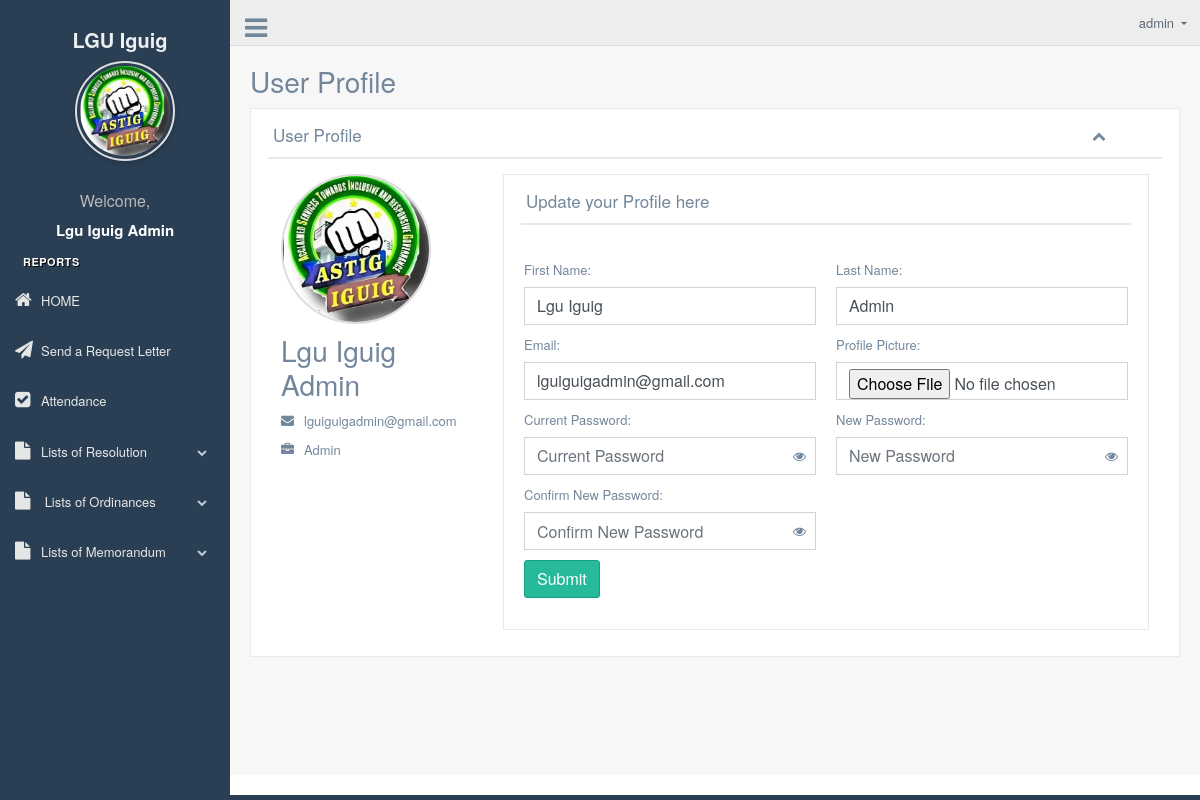
Screenshot of /employee/employee_profile.php (signed in) with the database file from the repository.
### tables this page shows
CREATE TABLE `users` (
  `user_id` int(11) NOT NULL,
  `username` varchar(50) NOT NULL,
  `password` varchar(255) NOT NULL,
  `email` varchar(100) NOT NULL,
  `profile_picture` varchar(255) DEFAULT '../profile/default.jpg',
  `first_name` varchar(50) NOT NULL,
  `last_name` varchar(50) NOT NULL,
  `role_id` int(11) NOT NULL,
  `position_id` int(11) DEFAULT NULL,
  `status` enum('active','inactive','suspended') DEFAULT 'inactive',
  `created_at` timestamp NOT NULL DEFAULT current_timestamp(),
  `updated_at` timestamp NOT NULL DEFAULT current_timestamp() ON UPDATE current_timestamp(),
  `is_deleted` tinyint(1) DEFAULT 0
);

CREATE TABLE `roles` (
  `role_id` int(11) NOT NULL,
  `role_name` varchar(50) NOT NULL,
  `description` text DEFAULT NULL
);

### employee/employee_profile.php (the view, shortened to what this page needs)
<?php
include('../config/config.php');
$user_id = $_SESSION['user_id'];
try {
    $stmt = $pdo->prepare("
        SELECT u.first_name, u.last_name, u.username, u.email, u.profile_picture, r.role_name
        FROM users u
        JOIN roles r ON u.role_id = r.role_id
        WHERE u.user_id = :user_id AND u.is_deleted = 0 AND u.status = 'active'
    ");
    $stmt->execute(['user_id' => $user_id]);
    $user = $stmt->fetch(PDO::FETCH_ASSOC);
    $email = htmlspecialchars($user['email']);
    $role_name = htmlspecialchars($user['role_name']);
} catch (Exception $e) {
    $_SESSION['error_message'] = $e->getMessage();
    header("Location: ../landing_page.php");
    exit();
}
?>
<!DOCTYPE html>
<html lang="en">
  <head>
    <link href="../prod/vendors/bootstrap/dist/css/bootstrap.min.css" rel="stylesheet">
    <link href="../prod/vendors/font-awesome/css/font-awesome.min.css" rel="stylesheet">
    <link href="../prod/vendors/nprogress/nprogress.css" rel="stylesheet">
    <link href="../prod/vendors/iCheck/skins/flat/green.css" rel="stylesheet">
    <link href="../prod/vendors/bootstrap-progressbar/css/bootstrap-progressbar-3.3.4.min.css" rel="stylesheet">
    <link href="../prod/vendors/jqvmap/dist/jqvmap.min.css" rel="stylesheet"/>
    <link href="../prod/vendors/bootstrap-daterangepicker/daterangepicker.css" rel="stylesheet">
    <link href="../prod/build/css/custom.min.css" rel="stylesheet">
  </head>
  <body class="nav-md">
    <div class="container body">
      <div class="main_container">
        <div class="col-md-3 left_col">
          <div class="left_col scroll-view">
           <?php  include ('includes/sidebar.php');?>
          <?php include ('includes/navbar.php');?>
       <div class="right_col" role="main">
          <div class="">
            <div class="page-title">
              <div class="title_left">
                <h3>User Profile</h3>
              </div>
            <div class="clearfix"></div>
            <div class="row">
    <div class="col-md-12 col-sm-12 ">
        <div class="x_panel">
            <div class="x_title">
                <h2>User Profile</h2>
                <ul class="nav navbar-right panel_toolbox">
                    <li><a class="collapse-link"><i class="fa fa-chevron-up"></i></a></li>
                </ul>
                <div class="clearfix"></div>
            </div>
            <div class="x_content">
                <div class="col-md-3 col-sm-3  profile_left">
                <div class="profile_img">
    <div id="crop-avatar">
        <img class="img-responsive avatar-view profile-img-circle" src="<?php echo $profile_picture; ?>" alt="Avatar" title="Change the avatar">
    </div>
</div>
                    <h3><?php echo $first_name . " " . $last_name; ?></h3>
                    <ul class="list-unstyled user_data">
                                                <li style="display: flex; align-items: center; margin-bottom: 10px;">
                                                    <i class="fa fa-envelope" style="margin-right: 10px;"></i>
                                                    <?php echo $email; ?>
                                                </li>
                                                <li style="display: flex; align-items: center; margin-bottom: 10px;">
                                                    <i class="fa fa-briefcase" style="margin-right: 10px;"></i>
                                                    <?php echo $role_name; ?>
                                                </li>
                                            </ul>
                </div>
                <div class="col-md-9 col-sm-9 ">
                    <div role="tabpanel" data-example-id="togglable-tabs">
                        <div id="myTabContent" class="tab-content">
                            <div role="tabpanel" class="tab-pane active" id="tab_content1" aria-labelledby="home-tab">
                                <div class="x_panel">
                                    <div class="x_title">
                                        <h2>Update your Profile here</h2>
                                        <div class="clearfix"></div>
                                    </div>
                                    <div class="x_content">
                                        <br />
                                        <form class="form-label-left input_mask" method="post" action="update_profile_user.php" enctype="multipart/form-data">
    <div class="row">
        <div class="col-md-6 col-sm-6 form-group">
            <label for="first_name">First Name:</label>
            <input type="text" class="form-control" name="first_name" id="first_name" value="<?php echo $first_name; ?>" placeholder="First Name">
        </div>
        <div class="col-md-6 col-sm-6 form-group">
            <label for="last_name">Last Name:</label>
            <input type="text" class="form-control" name="last_name" id="last_name" value="<?php echo $last_name; ?>" placeholder="Last Name">
        </div>
        <div class="col-md-6 col-sm-6 form-group">
            <label for="email">Email:</label>
            <input type="email" class="form-control" name="email" id="email" value="<?php echo $email; ?>" placeholder="Email">
        </div>
        <div class="col-md-6 col-sm-6 form-group">
            <label for="profile_picture">Profile Picture:</label>
            <input type="file" class="form-control" name="profile_picture" id="profile_picture">
        </div>
    </div>
    <div class="row">
        <div class="col-md-6 col-sm-6 form-group">
            <label for="current_password">Current Password:</label>
            <div class="position-relative">
                <input type="password" class="form-control" name="current_password" id="current_password" placeholder="Current Password">
                <i class="fa fa-eye position-absolute" id="eye-icon-current_password" style="right: 10px; top: 50%; transform: translateY(-50%); cursor: pointer;" onclick="togglePassword('current_password')"></i>
            </div>
        </div>
        <div class="col-md-6 col-sm-6 form-group">
            <label for="new_password">New Password:</label>
            <div class="position-relative">
                <input type="password" class="form-control" name="new_password" id="new_password" placeholder="New Password">
                <i class="fa fa-eye position-absolute" id="eye-icon-new_password" style="right: 10px; top: 50%; transform: translateY(-50%); cursor: pointer;" onclick="togglePassword('new_password')"></i>
            </div>
        </div>
        <div class="col-md-6 col-sm-6 form-group">
            <label for="confirm_password">Confirm New Password:</label>
            <div class="position-relative">
                <input type="password" class="form-control" name="confirm_password" id="confirm_password" placeholder="Confirm New Password">
                <i class="fa fa-eye position-absolute" id="eye-icon-confirm_password" style="right: 10px; top: 50%; transform: translateY(-50%); cursor: pointer;" onclick="togglePassword('confirm_password')"></i>
            </div>
        </div>
    </div>
    <div class="form-group row">
        <div class="col-md-5 col-sm-5 offset-md-0">
            <button type="submit" class="btn btn-success">Submit</button>
        </div>
    </div>
</form>
                                        </div>
                                        </div>
                                </div>
                            </div>
                        </div>
                    </div>
                </div>
                </div>
                </div>
                </div>
                </div>
                </div>
                </div>
        <footer>
        </footer>
      </div>
    </div>
  </body>
</html>

### employee/includes/sidebar.php (shortened to what this page needs)
<?php
include('../config/config.php');
$user_id = $_SESSION['user_id'];
try {
  $stmt = $pdo->prepare("SELECT first_name, last_name, profile_picture FROM users WHERE user_id = :user_id");
  $stmt->execute(['user_id' => $user_id]);
  $user = $stmt->fetch(PDO::FETCH_ASSOC);
  $first_name = htmlspecialchars($user['first_name']);
  $last_name = htmlspecialchars($user['last_name']);
  $profile_picture = htmlspecialchars($user['profile_picture']);
} catch (Exception $e) {
  $_SESSION['error_message'] = $e->getMessage();
  header("Location: ../landing_page.php");
  exit();
}
?>
<div class="navbar nav_title" style="border: 0;">
    <a href="employee_dashboard.php" class="site_title"><span>LGU Iguig </span></a>
</div>
            <div class="profile clearfix">
    <div class="profile_pic">
        <?php
        $defaultProfilePicture = "default/default.jpg";
        $displayPicture = !empty($profile_picture) ? $profile_picture : $defaultProfilePicture;
        ?>
        <img src="<?php echo htmlspecialchars($displayPicture); ?>" alt="Profile Picture" class="profile_img">
    </div>
    <div class="profile_info">
        <span>Welcome,</span>
        <h2><?php echo htmlspecialchars($first_name . " " . $last_name); ?></h2>
    </div>
</div>
            <div id="sidebar-menu" class="main_menu_side hidden-print main_menu">
              <div class="menu_section">
                <h3>Reports</h3>
                <ul class="nav side-menu">
                <li><a href="employee_dashboard.php"><i class="fa fa-home"></i>HOME</a></li>
                <li><a href="send_request_letter.php"><i class="fa fa-paper-plane"></i>Send a Request Letter </a></li>
                <li><a href="atttend_session.php"><i class="fa fa-check-square"></i>Attendance </a></li>
                <li><a><i class="fa fa-file"></i>Lists of Resolution <span class="fa fa-chevron-down"></span></a>
                  </li>
                  <li><a><i class="fa fa-file"></i> Lists of Ordinances <span class="fa fa-chevron-down"></span></a>
                  </li>
                  <li><a><i class="fa fa-file"></i>Lists of Memorandum <span class="fa fa-chevron-down"></span></a>
                  </li>
                </ul>
              </div>
            </div>
          </div>
        </div>

### employee/includes/navbar.php (shortened to what this page needs)
<?php
include('../config/config.php');
$user_id = $_SESSION['user_id'];
try {
    $stmt = $pdo->prepare("SELECT username FROM users WHERE user_id = :user_id");
    $stmt->execute(['user_id' => $user_id]);
    $user = $stmt->fetch(PDO::FETCH_ASSOC);
    $username = htmlspecialchars($user['username']);
} catch (Exception $e) {
    $_SESSION['error_message'] = $e->getMessage();
    header("Location: ../landing_page.php");
    exit();
}
?>
<div class="top_nav">
    <div class="nav_menu">
        <div class="nav toggle">
            <a id="menu_toggle"><i class="fa fa-bars"></i></a>
        </div>
        <nav class="nav navbar-nav">
            <ul class="navbar-right">
                <li class="nav-item dropdown open" style="padding-left: 15px;">
                    <a href="javascript:;" class="user-profile dropdown-toggle" aria-haspopup="true" id="navbarDropdown" data-toggle="dropdown" aria-expanded="false">
                        <?php echo $username; ?>
                    </a>
                </li>
        </nav>
    </div>
</div>

### employee/employee_profile.php (style rules this page uses)
.nav_title { display: flex; justify-content: center; align-items: center; height: 60px; background-color: #2A3F54; text-align: center; border-radius: 5px; padding: 10px; }
.nav_title .site_title { font-size: 20px; font-weight: bold; color: white; text-decoration: none; }
.profile { display: flex; flex-direction: column; align-items: center; justify-content: center; text-align: center; padding: 1px; }
.profile_info span { font-size: 16px; / color: white; }
.profile_info h2 { font-size: 15px; margin: 5px 0; font-weight: bold; color: white; }
.profile-img-circle { width: 150px; height: 150px; border-radius: 50%; object-fit: cover; border: 2px solid #ddd; }

### employee/includes/sidebar.php (style rules this page uses)
.profile_pic img { width: 100px; height: 100px; object-fit: cover; border-radius: 50%; border: 2px solid #ddd; padding: 3px; box-shadow: 0 2px 5px rgba(0, 0, 0, 0.2); }

### rows the page displays
users: profile_picture (picture), first_name+last_name "Lgu Iguig Admin", username "admin", first_name "Lgu Iguig", last_name "Admin", email "lguiguigadmin@gmail.com", role.role_name "Admin"
